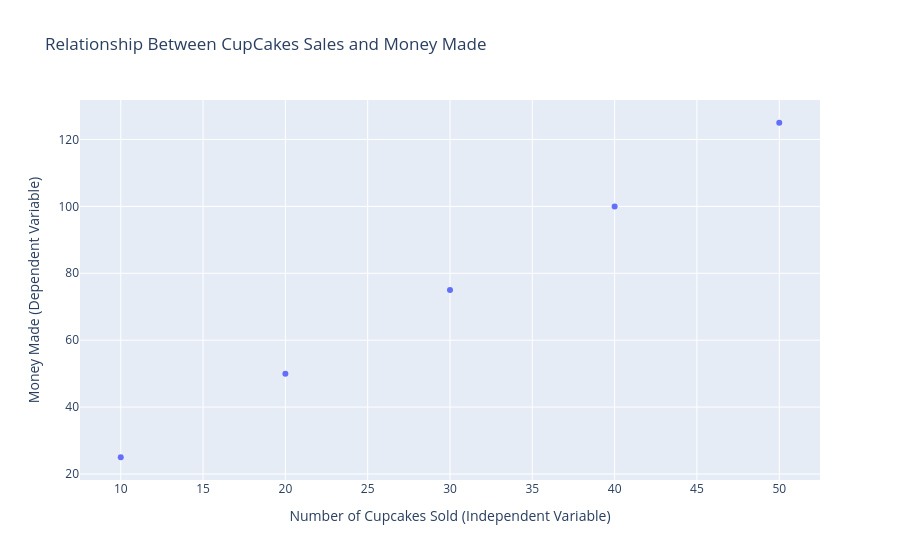

Here is the notebook cell this chart was saved with:
### Code cell
figure = go.Figure()
figure.add_trace(go.Scatter(x = num_cupcakes, y = money_made, mode='markers'))
figure.update_layout(title= "Relationship Between CupCakes Sales and Money Made", 
                    xaxis_title='Number of Cupcakes Sold (Independent Variable)',
                    yaxis_title='Money Made (Dependent Variable)')
figure.show()

### Figure 1 — Plotly figure (JSON) as saved in the notebook; plotly's stock layout.template omitted (floating-point values rounded to 4 significant figures)
{"data": [{"mode": "markers", "type": "scatter", "x": [10, 20, 30, 40, 50], "y": [25, 50, 75, 100, 125]}], "layout": {"title": {"text": "Relationship Between CupCakes Sales and Money Made"}, "xaxis": {"title": {"text": "Number of Cupcakes Sold (Independent Variable)"}}, "yaxis": {"title": {"text": "Money Made (Dependent Variable)"}}}}
